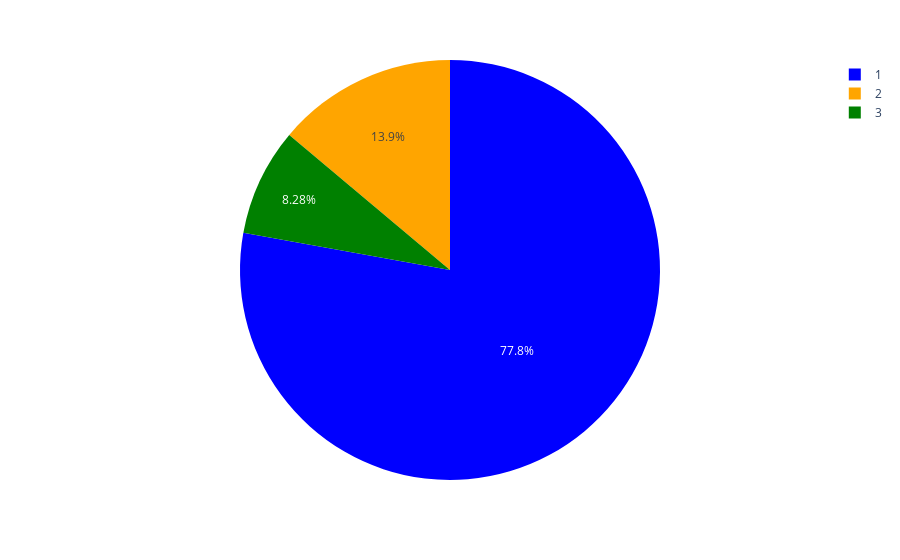

Notebook code cell kept with this figure:
### Code cell
# Classes are highly imbalanced, might need SMOTE?
px.pie(raw_data_filtered, names='NSP', color="NSP",
    color_discrete_map={1:'blue',
                        2:'orange',
                        3:'green', 
                        } 
)

### Figure 1 — Plotly figure (JSON) as saved in the notebook; plotly's stock layout.template omitted (floating-point values rounded to 4 significant figures; data arrays with more than 128 entries replaced by an {"elided": "..."} marker saying what was removed)
{"data": [{"customdata": {"elided": "2126x1 int values"}, "domain": {"x": [0, 1], "y": [0, 1]}, "hovertemplate": "NSP=%{customdata[0]}<extra></extra>", "labels": {"elided": "2126 int values"}, "legendgroup": "", "marker": {"colors": {"elided": "2126 str values"}}, "name": "", "showlegend": true, "type": "pie"}], "layout": {"legend": {"tracegroupgap": 0}, "margin": {"t": 60}}}
